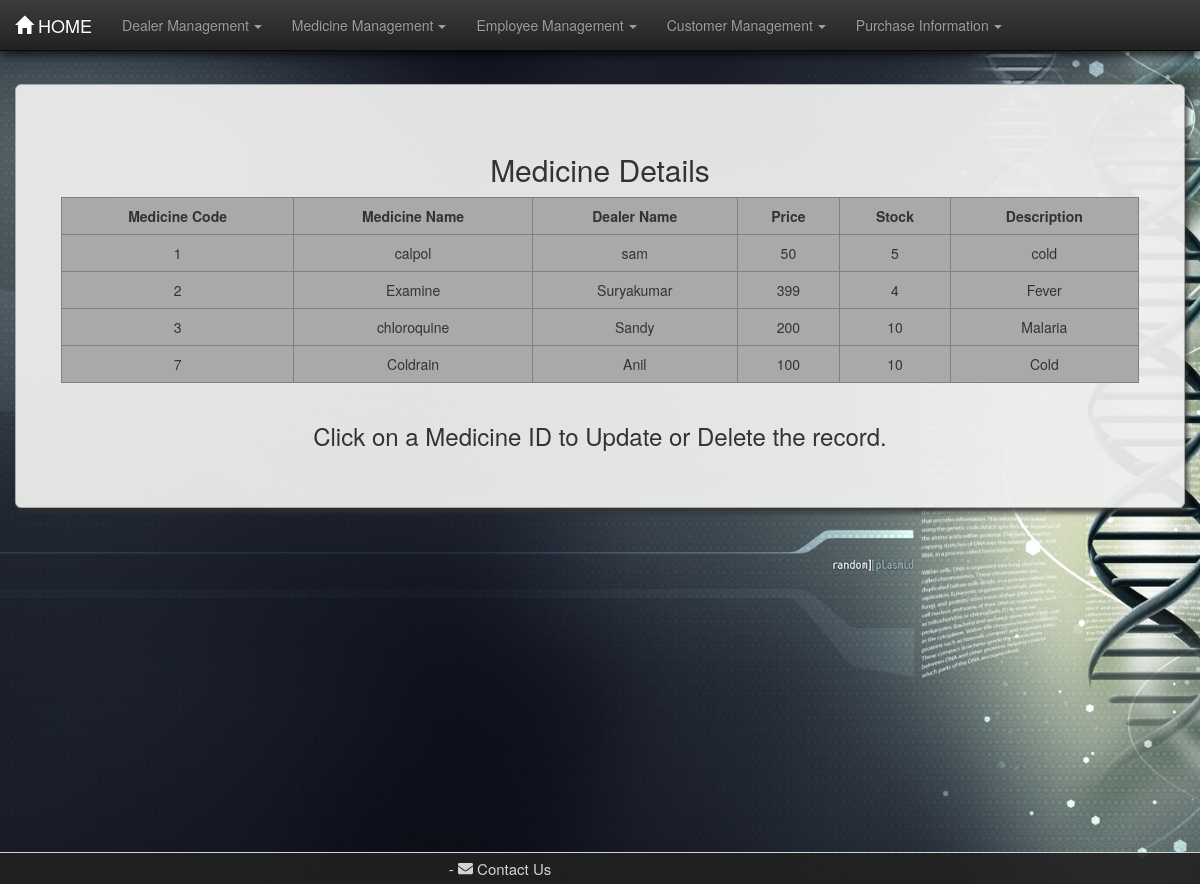
/pharma/medtable/, run on the app's committed database.
### pharma/models.py (models this page shows, shortened)
class Medicine(models.Model):
    m_id = models.IntegerField(unique=True)
    mname = models.CharField(max_length=30)
    dname = models.CharField(max_length=30)
    desc = models.CharField(max_length=100)
    price = models.CharField(max_length=30)
    stock = models.IntegerField()

### pharma/views.py (the view)
def medtable(request):
    med = Medicine.objects.all()
    dict = {"med": med}
    return render(request, 'pharma/medtable.html', dict)

### pharma/templates/pharma/medtable.html (shortened to what this page needs)
{% load staticfiles %}
<!DOCTYPE html>
<html lang="en">
<head>
    <link rel="stylesheet" href="{% static 'pharma/css/bootstrap.min.css' %}">
    <link rel="stylesheet" href="{% static 'pharma/css/bootstrap-theme.min.css' %}">
    <link rel="stylesheet" href="{% static 'pharma/css/style.css' %}">
</head>
<body>
<nav class="navbar navbar-inverse navbar-fixed-top">
    <div class="container-fluid">
        <div class="navbar-header">
            <a href="/pharma/" class="navbar-brand"><span
                    class="glyphicon glyphicon glyphicon-home"></span>&nbsp;HOME</a>
        </div>
        <div class="collapse navbar-collapse" id="thisnav">
            <ul class="nav navbar-nav">
                <li class="dropdown"><a href="#" class="dropdown-toggle" data-toggle="dropdown">Dealer Management<b
                        class="caret"></b></a>
                </li>
                <li class="dropdown"><a href="#" class="dropdown-toggle" data-toggle="dropdown">Medicine Management<b
                        class="caret"></b></a>
                </li>
                <li class="dropdown"><a href="#" class="dropdown-toggle" data-toggle="dropdown">Employee Management<b
                        class="caret"></b></a>
                </li>
                <li class="dropdown"><a href="#" class="dropdown-toggle" data-toggle="dropdown">Customer Management<b
                        class="caret"></b></a>
                </li>
                <li class="dropdown"><a href="#" class="dropdown-toggle" data-toggle="dropdown">Purchase Information<b
                        class="caret"></b></a>
                </li>
            </ul>
        </div>
    </div>
</nav>
<div class="container-fluid martop7">
    <div class="jumbotron jumcust">
        <h2>Medicine Details</h2>
        <div class="row">
            <div class="col-md-1">
            </div>
            <table border="1" class="table table-responsive table-hover col-md-10">
                <tr>
                    <th>Medicine Code</th>
                    <th>Medicine Name</th>
                    <th>Dealer Name</th>
                    <th>Price</th>
                    <th>Stock</th>
                    <th>Description</th>
                </tr>
                {% for foo in med %}
                    <tr>
                        <td class="idlink"><a href="/pharma/medformview{{ foo.id }}/">{{ foo.m_id }}</a></td>
                        <td>{{ foo.mname }}</td>
                        <td>{{ foo.dname }}</td>
                        <td>{{ foo.price }}</td>
                        <td>{{ foo.stock }}</td>
                        <td>{{ foo.desc }}</td>
                    </tr>
                {% endfor %}
            </table>
        </div>
        <footer><h3>Click on a Medicine ID to Update or Delete the record.</h3></footer>
    </div>
</div>
<footer id="contact" class="container-fluid text-center">
    <div class="row">
        <div class="col-lg-4"></div>
        <div class="right-footer col-lg-2">
            <span>-</span>
            <span class="linkto" data-toggle="modal" data-target="#modalContactForm"><i
                    class="fa fa-envelope prefix mr-1"></i> Contact Us</span>
        </div>
    </div>
</footer>
</body>
</html>

### pharma/static/pharma/css/style.css (style rules this page uses)
body { background-image: url("images/bghome.jpg"); background-size: cover; background-attachment: fixed; min-height: 100vh; }
.caret { margin-left: 5px; }
table { text-align: center; border-collapse: collapse; background-color: darkgray; }
th { text-align: center; }
.martop7 { margin-top: 7%; }
.jumcust { box-shadow: 3px 5px 5px rgba(47, 47, 47, 0.8); border: 1px solid darkgrey; border-radius: 0px; text-align: center; background-color: rgba(238, 238, 238, 0.95); }
.table>tbody>tr>td, .table>tbody>tr>th { border-top: none; }
a:link { text-decoration: none; color: #333; }
#contact { padding-top: 0.5rem; padding-bottom: 0.5rem; border-top: 1px solid; background-color: rgba(34, 34, 34, 0.9); color: lightgray; font-size: 1.5rem; position: fixed; left: 0; bottom: 0; width: 100%; }
.linkto { cursor: pointer; }
.navbar { box-shadow: 2px 3px 10px rgba(0, 0, 0, 0.8); }

### data on the page
Medicine: m_id "1", mname "calpol", dname "sam", price "50", stock "5", desc "cold"
Medicine: m_id "2", mname "Examine", dname "Suryakumar", price "399", stock "4", desc "Fever"
Medicine: m_id "3", mname "chloroquine", dname "Sandy", price "200", stock "10", desc "Malaria"
Medicine: m_id "7", mname "Coldrain", dname "Anil", price "100", stock "10", desc "Cold"
